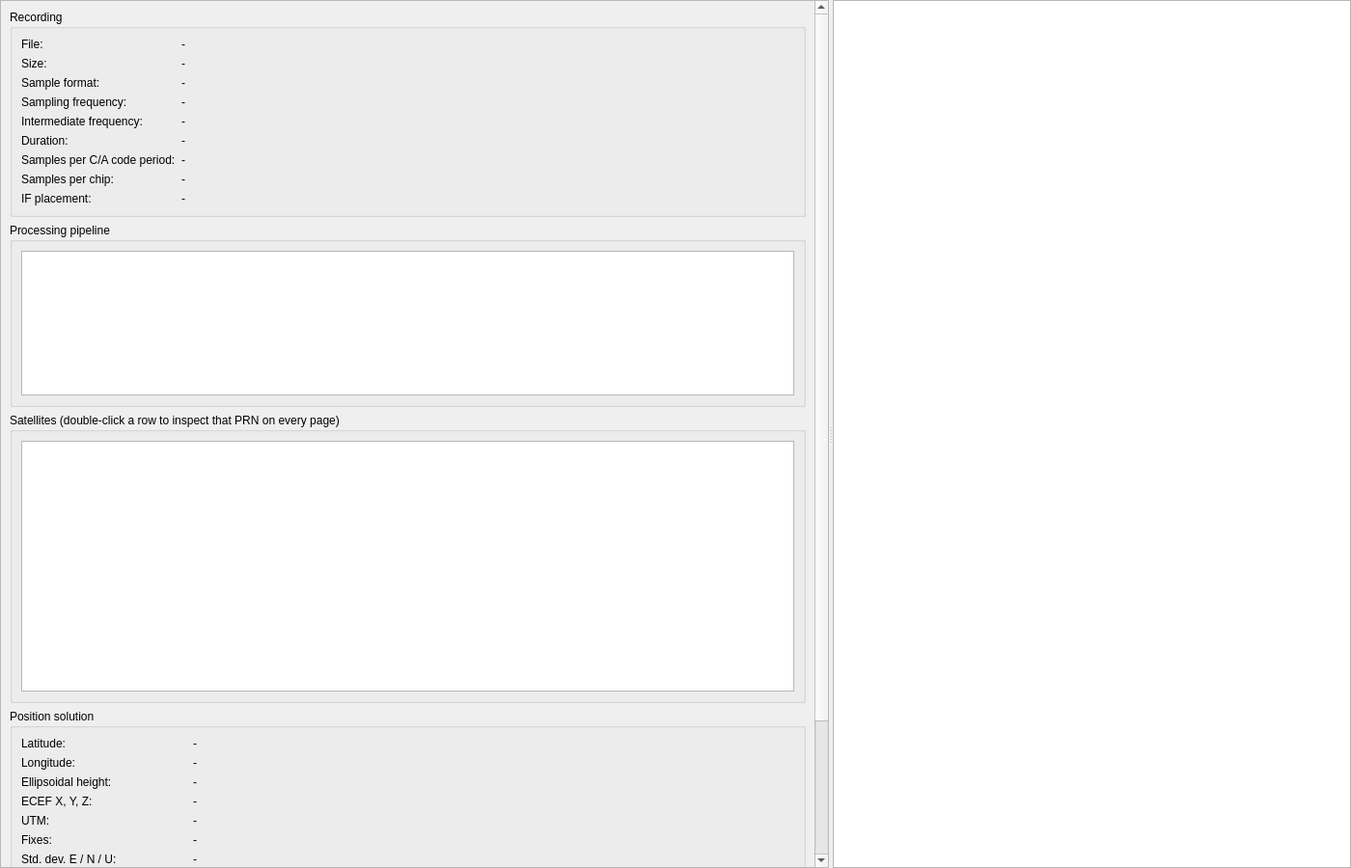
<?xml version="1.0" encoding="UTF-8"?>
<ui version="4.0">
 <class>OverviewPage</class>
 <widget class="QWidget" name="OverviewPage">
  <property name="geometry">
   <rect><x>0</x><y>0</y><width>1400</width><height>900</height></rect>
  </property>
  <layout class="QVBoxLayout" name="mainLayout">
   <property name="leftMargin"><number>0</number></property>
   <property name="topMargin"><number>0</number></property>
   <property name="rightMargin"><number>0</number></property>
   <property name="bottomMargin"><number>0</number></property>
   <item>
    <widget class="QSplitter" name="splitter">
     <property name="orientation"><enum>Qt::Horizontal</enum></property>
     <widget class="QScrollArea" name="scrollArea">
      <property name="widgetResizable"><bool>true</bool></property>
      <widget class="QWidget" name="scrollContents">
       <layout class="QVBoxLayout" name="leftLayout">
        <item>
         <widget class="QGroupBox" name="recordingGroup">
          <property name="title"><string>Recording</string></property>
          <layout class="QFormLayout" name="recordingForm">
           <item row="0" column="0"><widget class="QLabel" name="fileLabel"><property name="text"><string>File:</string></property></widget></item>
           <item row="0" column="1"><widget class="QLabel" name="fileValue"><property name="text"><string>-</string></property></widget></item>
           <item row="1" column="0"><widget class="QLabel" name="sizeLabel"><property name="text"><string>Size:</string></property></widget></item>
           <item row="1" column="1"><widget class="QLabel" name="sizeValue"><property name="text"><string>-</string></property></widget></item>
           <item row="2" column="0"><widget class="QLabel" name="formatLabel"><property name="text"><string>Sample format:</string></property></widget></item>
           <item row="2" column="1"><widget class="QLabel" name="formatValue"><property name="text"><string>-</string></property></widget></item>
           <item row="3" column="0"><widget class="QLabel" name="fsLabel"><property name="text"><string>Sampling frequency:</string></property></widget></item>
           <item row="3" column="1"><widget class="QLabel" name="fsValue"><property name="text"><string>-</string></property></widget></item>
           <item row="4" column="0"><widget class="QLabel" name="ifLabel"><property name="text"><string>Intermediate frequency:</string></property></widget></item>
           <item row="4" column="1"><widget class="QLabel" name="ifValue"><property name="text"><string>-</string></property></widget></item>
           <item row="5" column="0"><widget class="QLabel" name="durationLabel"><property name="text"><string>Duration:</string></property></widget></item>
           <item row="5" column="1"><widget class="QLabel" name="durationValue"><property name="text"><string>-</string></property></widget></item>
           <item row="6" column="0"><widget class="QLabel" name="spmsLabel"><property name="text"><string>Samples per C/A code period:</string></property></widget></item>
           <item row="6" column="1"><widget class="QLabel" name="spmsValue"><property name="text"><string>-</string></property></widget></item>
           <item row="7" column="0"><widget class="QLabel" name="spcLabel"><property name="text"><string>Samples per chip:</string></property></widget></item>
           <item row="7" column="1"><widget class="QLabel" name="spcValue"><property name="text"><string>-</string></property></widget></item>
           <item row="8" column="0"><widget class="QLabel" name="ifPlacementLabel"><property name="text"><string>IF placement:</string></property></widget></item>
           <item row="8" column="1"><widget class="QLabel" name="ifPlacementValue"><property name="text"><string>-</string></property></widget></item>
          </layout>
         </widget>
        </item>
        <item>
         <widget class="QGroupBox" name="pipelineGroup">
          <property name="title"><string>Processing pipeline</string></property>
          <layout class="QVBoxLayout" name="pipelineLayout">
           <item><widget class="gui::DataTable" name="pipelineTable"><property name="minimumSize"><size><width>0</width><height>150</height></size></property></widget></item>
          </layout>
         </widget>
        </item>
        <item>
         <widget class="QGroupBox" name="satellitesGroup">
          <property name="title"><string>Satellites (double-click a row to inspect that PRN on every page)</string></property>
          <layout class="QVBoxLayout" name="satellitesLayout">
           <item><widget class="gui::DataTable" name="satellitesTable"><property name="minimumSize"><size><width>0</width><height>260</height></size></property></widget></item>
          </layout>
         </widget>
        </item>
        <item>
         <widget class="QGroupBox" name="positionGroup">
          <property name="title"><string>Position solution</string></property>
          <layout class="QFormLayout" name="positionForm">
           <item row="0" column="0"><widget class="QLabel" name="latLabel"><property name="text"><string>Latitude:</string></property></widget></item>
           <item row="0" column="1"><widget class="QLabel" name="latValue"><property name="text"><string>-</string></property></widget></item>
           <item row="1" column="0"><widget class="QLabel" name="lonLabel"><property name="text"><string>Longitude:</string></property></widget></item>
           <item row="1" column="1"><widget class="QLabel" name="lonValue"><property name="text"><string>-</string></property></widget></item>
           <item row="2" column="0"><widget class="QLabel" name="heightLabel"><property name="text"><string>Ellipsoidal height:</string></property></widget></item>
           <item row="2" column="1"><widget class="QLabel" name="heightValue"><property name="text"><string>-</string></property></widget></item>
           <item row="3" column="0"><widget class="QLabel" name="ecefLabel"><property name="text"><string>ECEF X, Y, Z:</string></property></widget></item>
           <item row="3" column="1"><widget class="QLabel" name="ecefValue"><property name="text"><string>-</string></property></widget></item>
           <item row="4" column="0"><widget class="QLabel" name="utmLabel"><property name="text"><string>UTM:</string></property></widget></item>
           <item row="4" column="1"><widget class="QLabel" name="utmValue"><property name="text"><string>-</string></property></widget></item>
           <item row="5" column="0"><widget class="QLabel" name="fixesLabel"><property name="text"><string>Fixes:</string></property></widget></item>
           <item row="5" column="1"><widget class="QLabel" name="fixesValue"><property name="text"><string>-</string></property></widget></item>
           <item row="6" column="0"><widget class="QLabel" name="stdLabel"><property name="text"><string>Std. dev. E / N / U:</string></property></widget></item>
           <item row="6" column="1"><widget class="QLabel" name="stdValue"><property name="text"><string>-</string></property></widget></item>
           <item row="7" column="0"><widget class="QLabel" name="cepLabel"><property name="text"><string>CEP50 / 2DRMS / SEP50:</string></property></widget></item>
           <item row="7" column="1"><widget class="QLabel" name="cepValue"><property name="text"><string>-</string></property></widget></item>
           <item row="8" column="0"><widget class="QLabel" name="dopLabel"><property name="text"><string>Mean satellites / PDOP / HDOP:</string></property></widget></item>
           <item row="8" column="1"><widget class="QLabel" name="dopValue"><property name="text"><string>-</string></property></widget></item>
           <item row="9" column="0"><widget class="QLabel" name="timeLabel"><property name="text"><string>GPS week (mod 1024) / TOW:</string></property></widget></item>
           <item row="9" column="1"><widget class="QLabel" name="timeValue"><property name="text"><string>-</string></property></widget></item>
           <item row="10" column="0"><widget class="QLabel" name="dateLabel"><property name="text"><string>Date candidates:</string></property></widget></item>
           <item row="10" column="1"><widget class="QLabel" name="dateValue"><property name="text"><string>-</string></property></widget></item>
           <item row="11" column="0"><widget class="QLabel" name="clockLabel"><property name="text"><string>Receiver clock:</string></property></widget></item>
           <item row="11" column="1"><widget class="QLabel" name="clockValue"><property name="text"><string>-</string></property></widget></item>
           <item row="12" column="0"><widget class="QLabel" name="ifCheckLabel"><property name="text"><string>Front-end frequency check:</string></property></widget></item>
           <item row="12" column="1"><widget class="QLabel" name="ifCheckValue"><property name="text"><string>-</string></property></widget></item>
           <item row="13" column="1"><widget class="QPushButton" name="mapButton"><property name="enabled"><bool>false</bool></property><property name="text"><string>Show position on OpenStreetMap</string></property></widget></item>
          </layout>
         </widget>
        </item>
        <item>
         <spacer name="leftSpacer">
          <property name="orientation"><enum>Qt::Vertical</enum></property>
          <property name="sizeHint" stdset="0"><size><width>20</width><height>20</height></size></property>
         </spacer>
        </item>
       </layout>
      </widget>
     </widget>
     <widget class="QTextBrowser" name="docBrowser">
      <property name="openExternalLinks"><bool>true</bool></property>
     </widget>
    </widget>
   </item>
  </layout>
 </widget>
 <customwidgets>
  <customwidget>
   <class>gui::DataTable</class>
   <extends>QTableWidget</extends>
   <header>gui/DataTable.h</header>
  </customwidget>
 </customwidgets>
 <resources/>
 <connections/>
</ui>
